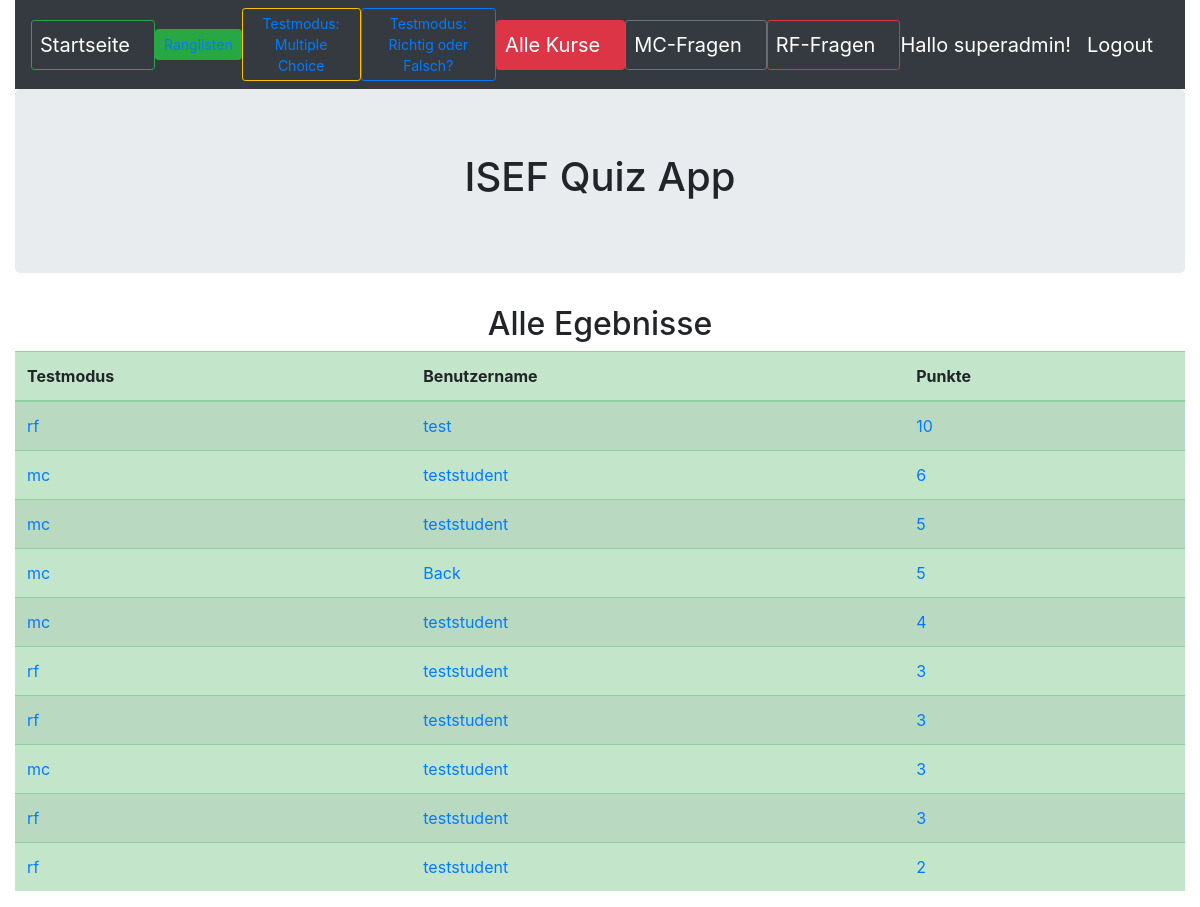
The app's page /ergebnistoppunkte (signed in) with its own data.
### quiz/models.py (models this page shows, shortened)
class Ergebnis(models.Model):
    testmodus = models.CharField(max_length=20,blank=False)
    benutzername = models.CharField(max_length=50,blank=False)
    kursid = models.CharField(max_length=5,blank=False)
    kursname = models.CharField(max_length=50,blank=False)
    zeitsekunden = models.IntegerField(blank=False)
    datum = models.DateField(auto_now_add=True)
    punkte = models.IntegerField(blank=False)
    fragentotal = models.IntegerField(blank=False)
    fragenkorrekt = models.IntegerField(blank=False)
    fragenfalsch = models.IntegerField(blank=False)

### quiz/views.py (the view)
# urls.py: path('ergebnistoppunkte', ErgebnisTopPunkte.as_view(), name='ergebnis_toppunkte'),
class ErgebnisTopPunkte(AuthListView):
    model = Ergebnis
    template_name = 'ergebnis/ergebnis_toppunkte.html'
    fields = '__all__'
    permission_required = ('quiz.view_ergebnis')
    def get_queryset(self):
        return Ergebnis.objects.filter().order_by('-punkte')[:10]

### quiz/templates/ergebnis/ergebnis_toppunkte.html
{% extends 'base.html' %}
{% block content %}
<h2 class="text-center">Alle Egebnisse</h2>
<table class ="table table-success table-striped">
	<thead>
		<th scope = "col">Testmodus</th>
		<th scope = "col">Benutzername</th>
		<th scope = "col">Punkte</th>
	</thead>
	<tbody>
	{% for ergebnis in object_list %}
		<tr>
			<td> <a href="{% url 'ergebnis_detail' ergebnis.pk %}">{{ ergebnis.testmodus }}</a> </td>
			<td> <a href="{% url 'ergebnis_detail' ergebnis.pk %}">{{ ergebnis.benutzername }}</a> </td>
			<td> <a href="{% url 'ergebnis_detail' ergebnis.pk %}">{{ ergebnis.punkte }}</a> </td>
		</tr>
	{% endfor %}
	</tbody>
</table>
{% endblock content %}

### templates/base.html (shortened to what this page needs)
<!DOCTYPE html>
<html>
  <head>
	<link rel="stylesheet" href="https://stackpath.bootstrapcdn.com/bootstrap/4.5.0/css/bootstrap.min.css">
  </head>
  <body>
    <div class="container-fluid">
        <header>
            <nav class="navbar navbar-expand-lg navbar-dark bg-dark">
                <button type="button" class="btn btn-outline-success btn-sm"><a class="navbar-brand" href="{% url 'index' %}">Startseite</a></button>
                <button type="button" class="btn btn-success btn-sm"><a class="navbar-link" href="{% url 'ergebnis_start' %}">Ranglisten</a></button>
                <button type="button" class="btn btn-outline-warning btn-sm"><a class="navbar-link" href="{% url 'mctest_select' %}">Testmodus: Multiple Choice</a></button>
                <button type="button" class="btn btn-outline-primary btn-sm"><a class="navbar-link" href="{% url 'rftest_select' %}">Testmodus: Richtig oder Falsch?</a></button>
                <button type="button" class="btn btn-danger btn-sm"><a class="navbar-brand" href="{% url 'kurs_start' %}">Alle Kurse</a></button>
                <button type="button" class="btn btn-outline-secondary btn-sm"><a class="navbar-brand" href="{% url 'frage_start' %}">MC-Fragen</a></button>
                <button type="button" class="btn btn-outline-danger btn-sm"><a class="navbar-brand" href="{% url 'richtigoderfalsch_start' %}">RF-Fragen</a></button>
				{% if user.is_authenticated %}
                <a class="navbar-brand ml-auto order-md-last ">Hallo {{ user.get_username }}!</a>
                <a class="navbar-brand ml-auto order-md-last" href="{% url 'logout'%}?next={{request.path}}">Logout</a>
                {% else %}
                <a class="navbar-brand ml-auto order-md-last" href="{% url 'login'%}?next={{request.path}}">Login</a>
                {% endif %}
            </nav>
        </header>
        <div class="jumbotron">
            <h1 class="text-center">ISEF Quiz App</h1>
        </div>
        {% block content %}
        {% endblock content %}
    </div>
  </body>
</html>

### records on screen
Ergebnis: testmodus "rf", benutzername "test", punkte "10"
Ergebnis: testmodus "mc", benutzername "teststudent", punkte "6"
Ergebnis: testmodus "mc", benutzername "teststudent", punkte "5"
Ergebnis: testmodus "mc", benutzername "Back", punkte "5"
Ergebnis: testmodus "mc", benutzername "teststudent", punkte "4"
Ergebnis: testmodus "rf", benutzername "teststudent", punkte "3"
Ergebnis: testmodus "rf", benutzername "teststudent", punkte "3"
Ergebnis: testmodus "mc", benutzername "teststudent", punkte "3"
Ergebnis: testmodus "rf", benutzername "teststudent", punkte "3"
Ergebnis: testmodus "rf", benutzername "teststudent", punkte "2"

### other values on screen
{{ user.get_username }} "superadmin"
